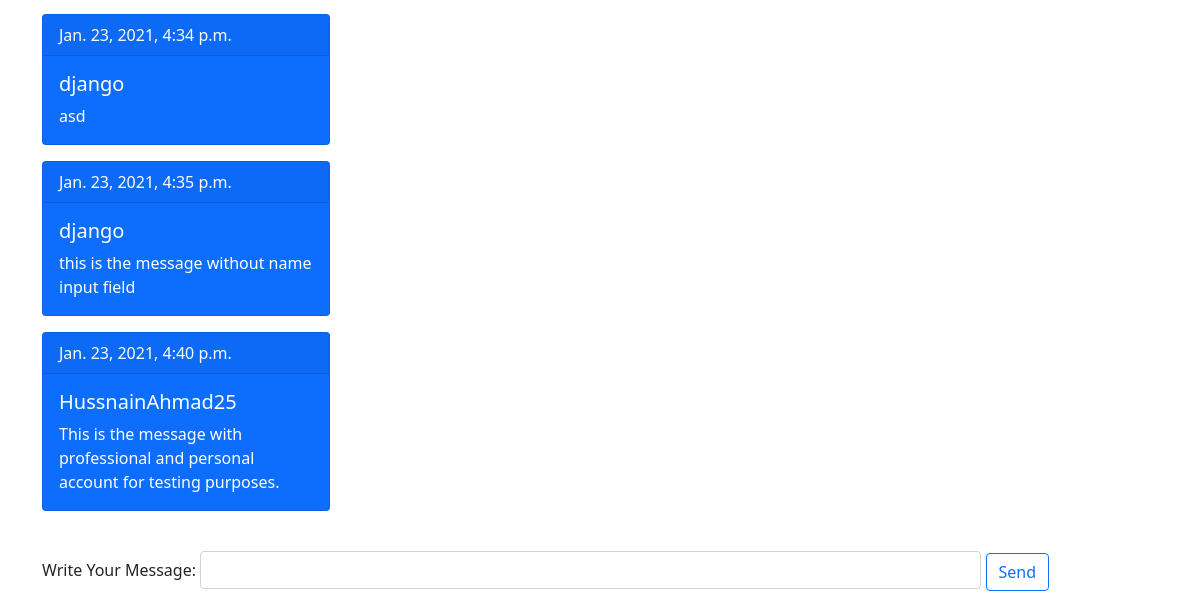
Before: /messages/ (signed in, lower part) with the older database file.
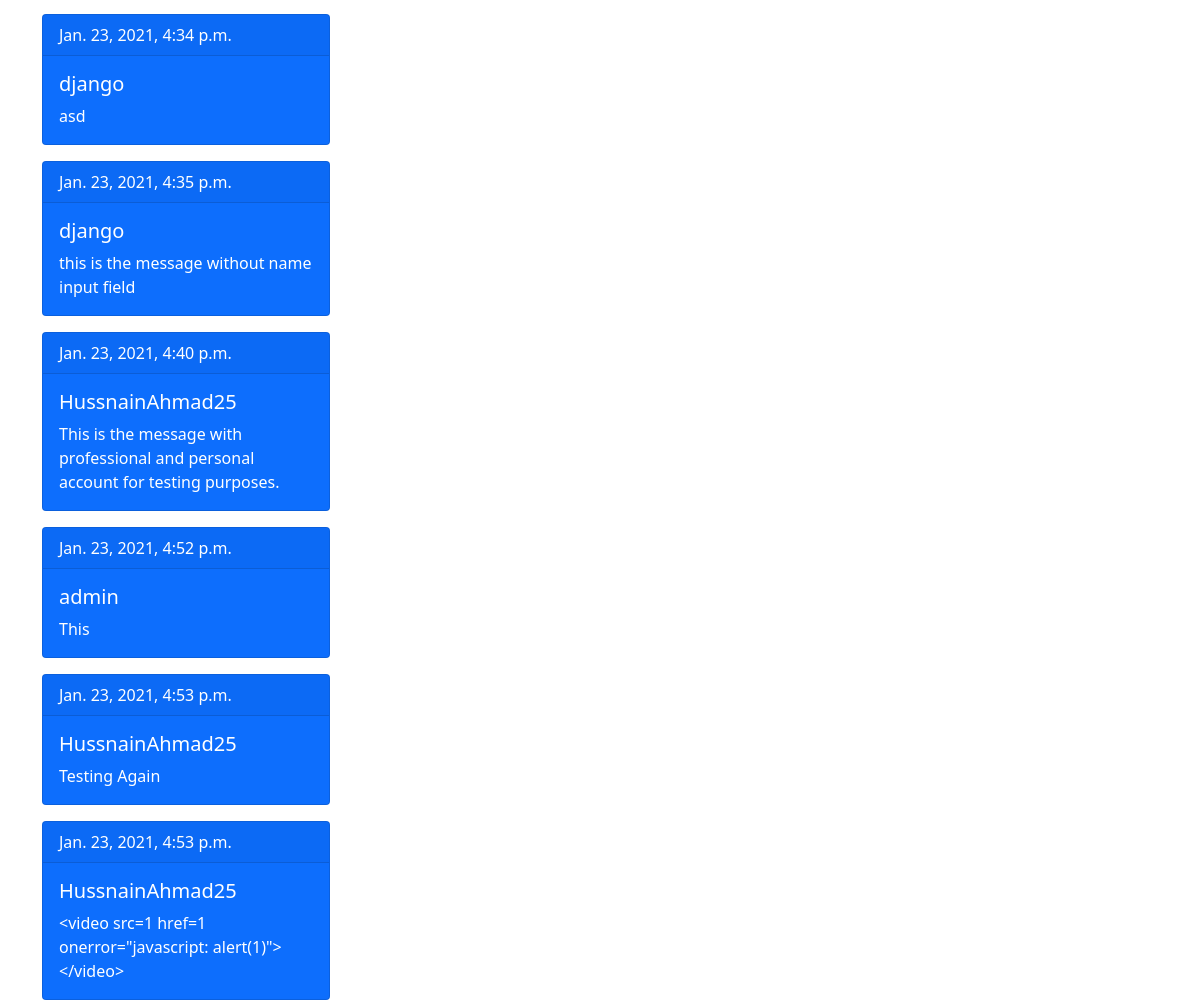
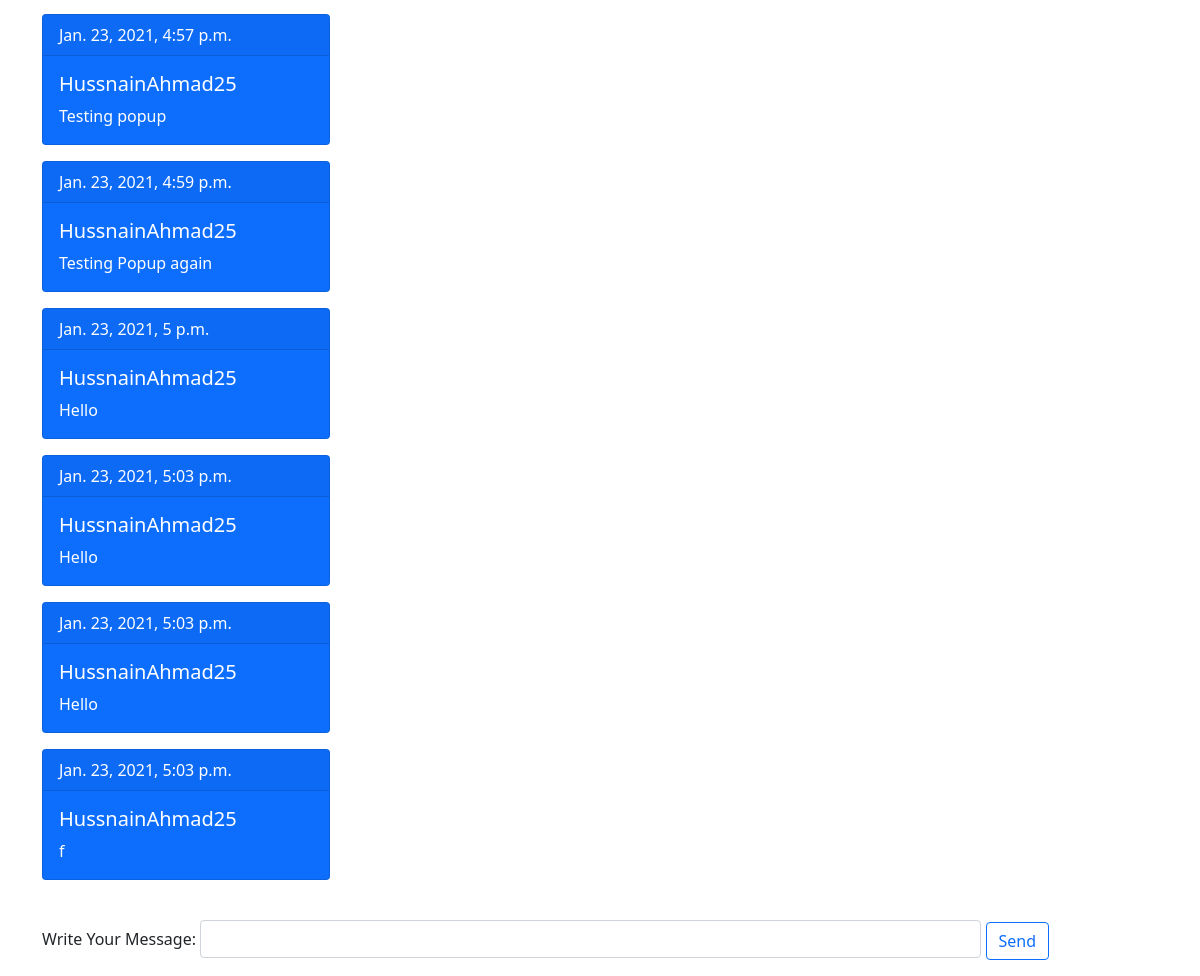
After: the same page with the newer database file (2 pictures, top to bottom).
### chat_module/models.py (models this page shows)
class message(models.Model):
	message_id = models.IntegerField(primary_key=True)
	user = models.CharField(max_length=50)
	message = models.CharField(max_length=500)
	timestamp = models.DateTimeField(auto_now_add=True)
	def __str__(self):
		return self.user

### chat_module/views.py (the view)
# urls.py: path("messages/", views.UserMessages, name="messages"),
def UserMessages(request):
	if request.method == "POST":
		userMessage = request.POST.get("message")
		user = request.POST.get("user")
		if len(userMessage) == 0:
			messages.error(request, "Please Enter Message Text.")
			return redirect("messages")
		else:
			addMessage = message(user=user, message=userMessage)
			addMessage.save()
			messages.success(request, "Your Message Has Been Added.")
			return redirect("messages")
	else:
		allMessages = message.objects.all()
		print(allMessages)
		context = {
		'userMessages': allMessages
		}
		return render(request, "messages.html", context)

### templates/messages.html (shortened to what this page needs)
{% extends "basic.html" %}
{% block body %}
{% if user.is_authenticated %}
<div class="my-3 container">
	{% for userMessage in userMessages %}
	<div class="card text-white bg-primary mb-3" style="max-width: 18rem;">
  <div class="card-header">{{ userMessage.timestamp }}</div>
  <div class="card-body">
    <h5 class="card-title">{{ userMessage.user }}</h5>
    <p class="card-text">{{ userMessage.message }}</p>
  </div>
</div>
	{% endfor %}
</div>
<section class="my-3 container" id="messageSection">
		<form action="" method="POST">
            <br>
            <label for="message" class="form-label">Write Your Message:</label>
            <input type="text" name="message" class="form-control" id="message">
            <input type="submit" class="btn btn-outline-primary" value="Send">
        </form>
</section>
{% else %}
<div class="my-4 container">
	<h1>You are not logged in. You have to log in to your account in order to show and send messages.</h1>
</div>
{% endif %}
{% endblock %}

Changed rows visible on the page:
added message: timestamp "Jan. 23, 2021, 4:52 p.m.", user "admin", message "This"
added message: timestamp "Jan. 23, 2021, 4:53 p.m.", user "HussnainAhmad25", message "Testing Again"
added message: timestamp "Jan. 23, 2021, 4:53 p.m.", user "HussnainAhmad25", message "<video src=1 href=1 onerror=\"javascript: alert(1)\"></video>"
added message: timestamp "Jan. 23, 2021, 4:57 p.m.", user "HussnainAhmad25", message "Testing popup"
added message: timestamp "Jan. 23, 2021, 4:59 p.m.", user "HussnainAhmad25", message "Testing Popup again"
added message: timestamp "Jan. 23, 2021, 5 p.m.", user "HussnainAhmad25", message "Hello"
added message: timestamp "Jan. 23, 2021, 5:03 p.m.", user "HussnainAhmad25", message "Hello"
added message: timestamp "Jan. 23, 2021, 5:03 p.m.", user "HussnainAhmad25", message "Hello"
added message: timestamp "Jan. 23, 2021, 5:03 p.m.", user "HussnainAhmad25", message "f"
